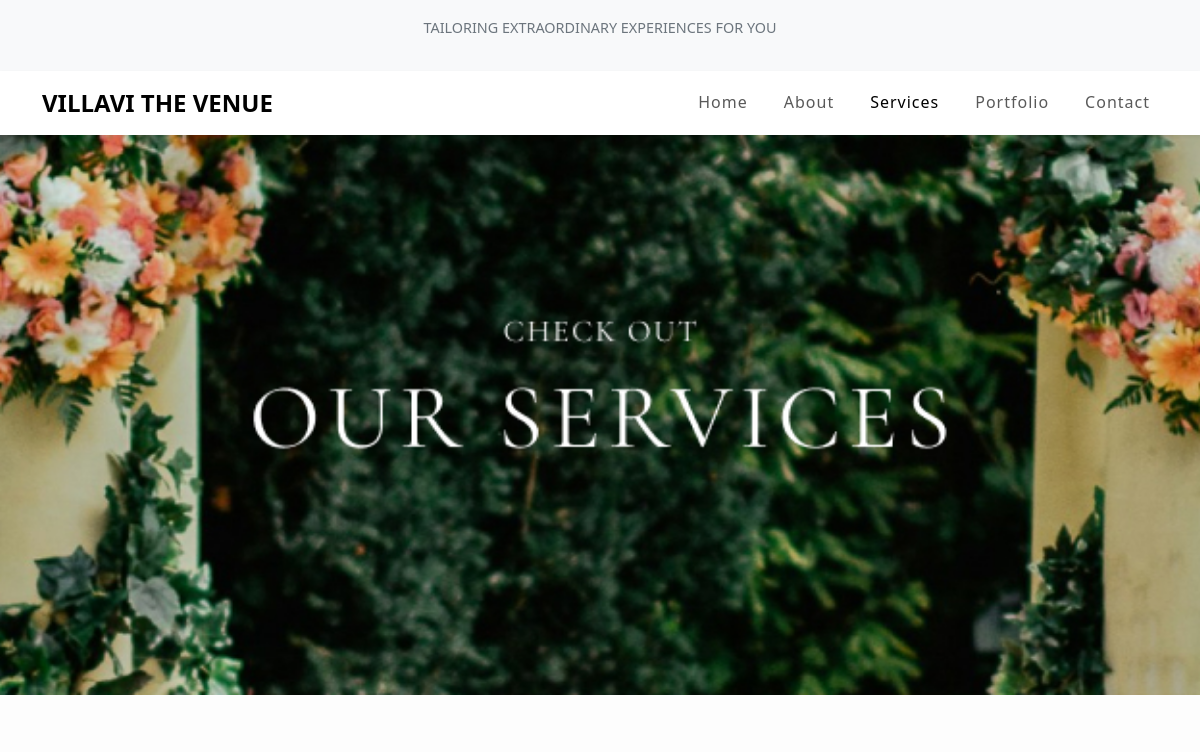
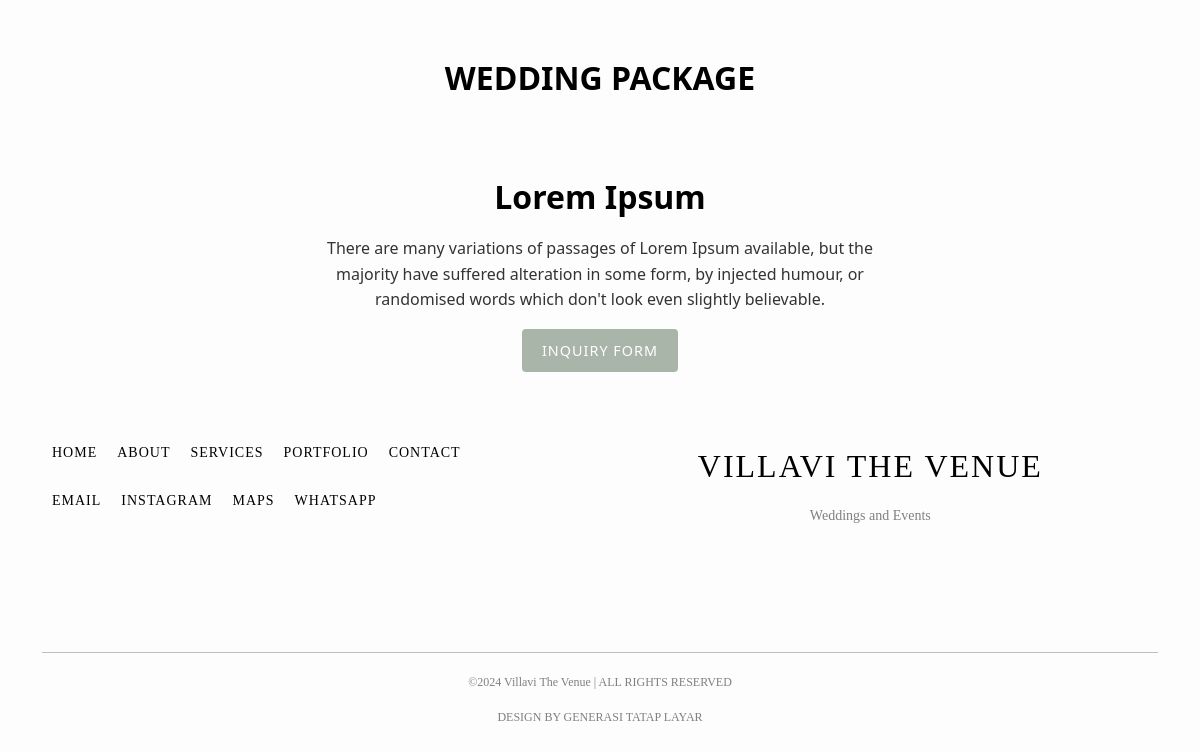
/sevices.php, run on an earlier commit of the app's database (2 pictures, top to bottom).
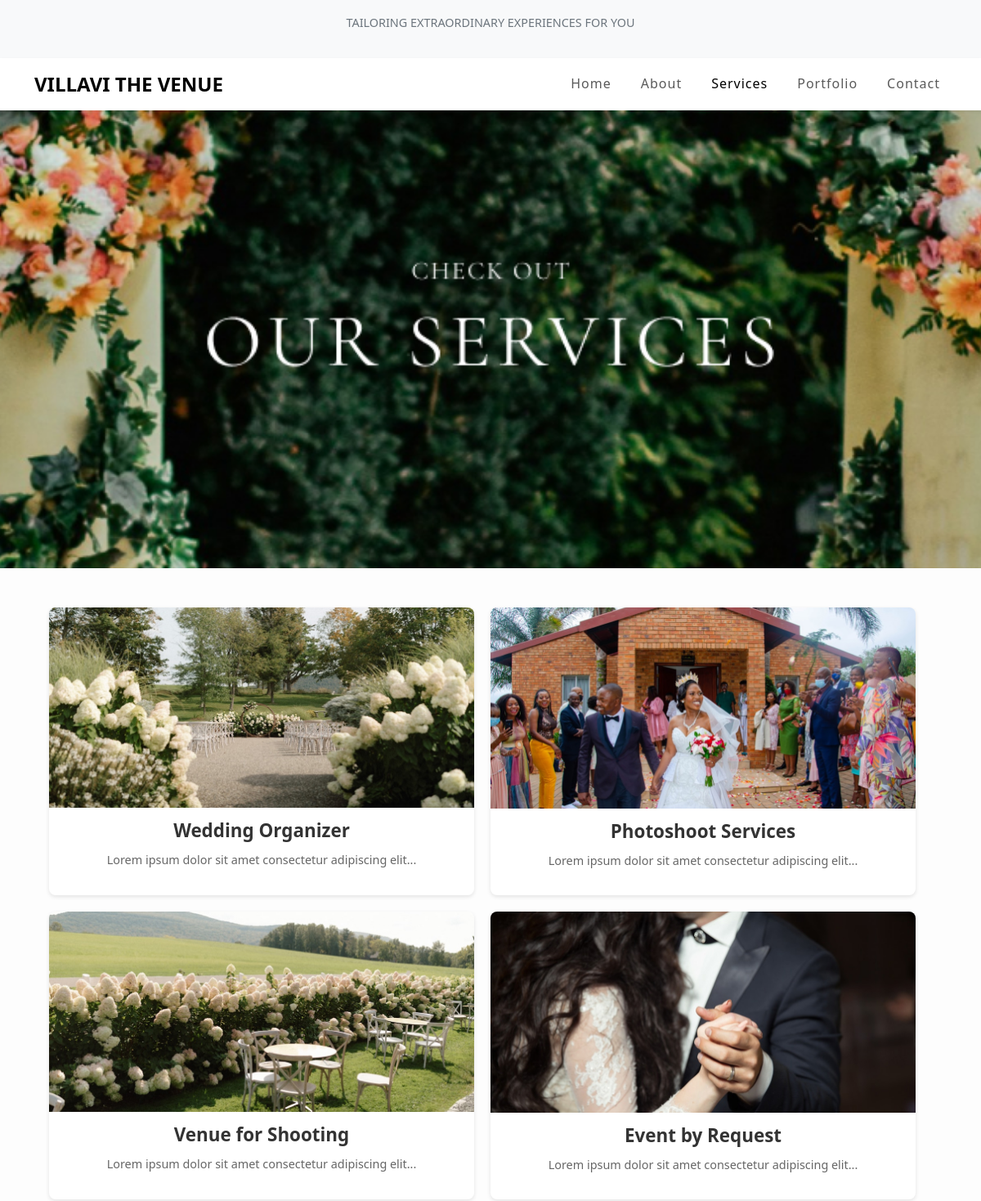
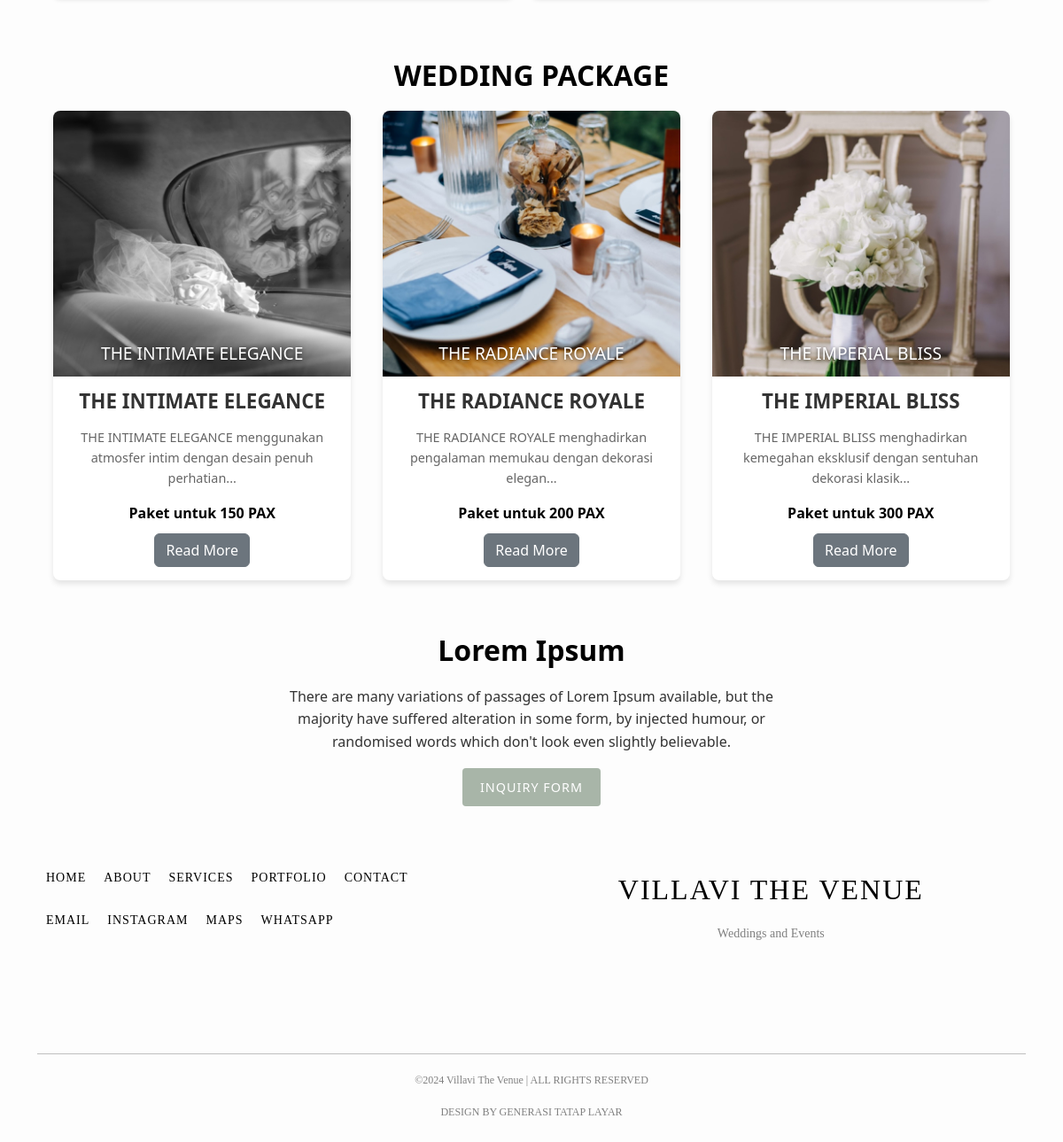
And on a later commit of the database (2 pictures, top to bottom).
### tables this page shows
CREATE TABLE `services` (
  `id` int(11) NOT NULL,
  `title` varchar(50) NOT NULL,
  `deskripsi` text NOT NULL,
  `gambar` varchar(255) NOT NULL
);

CREATE TABLE `wedding_packages` (
  `id` int(11) NOT NULL,
  `title_pk` varchar(50) NOT NULL,
  `deskripsi_pk` text NOT NULL,
  `pax` varchar(50) NOT NULL,
  `gambar_pk` varchar(255) NOT NULL,
  `overlay_text` varchar(255) NOT NULL,
  `gambar_paket` varchar(255) NOT NULL
);

### sevices.php (the view, shortened to what this page needs)
<?php
$conn = mysqli_connect('localhost', 'root', '', 'p3l');
$query = "SELECT * FROM services";
$result = mysqli_query($conn, $query);
function tampilPackages($conn)
{
    $query = "SELECT * FROM wedding_packages";
    $result = mysqli_query($conn, $query);
    return $result;
}
$dataResult = tampilPackages($conn);
?>
<!DOCTYPE html>
<html lang="en">
<head>
    <link href="https://cdn.jsdelivr.net/npm/bootstrap@5.3.0/dist/css/bootstrap.min.css" rel="stylesheet">
    <link rel="stylesheet" href="style.css">
</head>
<body>
    <header class="text-center py-3 bg-light">
        <p class="text-uppercase small">Tailoring extraordinary experiences for you</p>
    </header>
    <nav class="navbar navbar-expand-lg navbar-light bg-white shadow-sm">
        <div class="container">
            <a class="navbar-brand" href="#">VILLAVI THE VENUE</a>
            <div class="collapse navbar-collapse" id="navbarNav">
                <ul class="navbar-nav ms-auto">
                    <li class="nav-item"><a class="nav-link" href="home.html">Home</a></li>
                    <li class="nav-item"><a class="nav-link" href="about.html">About</a></li>
                    <li class="nav-item"><a class="nav-link active" href="services.php">Services</a></li>
                    <li class="nav-item"><a class="nav-link" href="portofolio.html">Portfolio</a></li>
                    <li class="nav-item"><a class="nav-link" href="contact.html">Contact</a></li>
                </ul>
            </div>
        </div>
    </nav>
    <section
        class="hero-section text-center text-white"
        style="
        background-image: url('Content\ 2\ -\ Opening.jpg');
        height: 70vh;
        background-size: cover;
        background-position: center;
      ">
    </section>
    <div class="container2 my-5">
        <?php while ($row = mysqli_fetch_assoc($result)) { ?>
            <div class="section">
                <div class="image">
                    <img src="<?php echo htmlspecialchars($row['gambar']); ?>" alt="<?php echo htmlspecialchars($row['title']); ?>">
                </div>
                <div class="content">
                    <h2><?php echo htmlspecialchars($row['title']); ?></h2>
                    <p><?php echo nl2br(htmlspecialchars($row['deskripsi'])); ?></p>
                </div>
            </div>
        <?php } ?>
    </div>
    <div class="container3">
        <h1>WEDDING PACKAGE</h1>
        <div class="packages">
            <?php while ($row = mysqli_fetch_assoc($dataResult)) { ?>
                <div class="package">
                    <div class="image">
                        <img src="<?php echo $row['gambar_pk']; ?>" alt="<?php echo $row['title_pk']; ?>" />
                        <div class="overlay"><?php echo strtoupper($row['title_pk']); ?></div>
                    </div>
                    <h2><?php echo $row['title_pk']; ?></h2>
                    <p><?php echo $row['deskripsi_pk']; ?></p>
                    <p class="price">Paket untuk <strong><?php echo $row['pax']; ?> PAX</strong></p>
                    <button class="btn btn btn-secondary gray-button read-more-btn"
                        data-bs-toggle="modal"
                        data-bs-target="#readMoreModal"
                        data-title="<?php echo htmlspecialchars($row['title_pk']); ?>"
                        data-description="<?php echo htmlspecialchars($row['deskripsi_pk']); ?>"
                        data-image="<?php echo htmlspecialchars($row['gambar_paket']); ?>">Read More</button>
                </div>
            <?php } ?>
        </div>
    </div>
    <div class="center-container">
        <h1>Lorem Ipsum</h1>
        <p>
            There are many variations of passages of Lorem Ipsum available, but the
            majority have suffered alteration in some form, by injected humour, or
            randomised words which don't look even slightly believable.
        </p>
        <button class="inquiry-button">INQUIRY FORM</button>
    </div>
    <footer>
        <nav>
            <ul class="navigation">
                <li><a href="home.html">HOME</a></li>
                <li><a href="about.html">ABOUT</a></li>
                <li><a href="services.html">SERVICES</a></li>
                <li><a href="portofolio.html">PORTFOLIO</a></li>
                <li><a href="contact.html">CONTACT</a></li>
            </ul>
            <ul class="social-links">
                <li><a href="#">EMAIL</a></li>
                <li><a href="#">INSTAGRAM</a></li>
                <li><a href="#">MAPS</a></li>
                <li><a href="#">WHATSAPP</a></li>
            </ul>
        </nav>
        <div class="title">
            <h1>VILLAVI THE VENUE</h1>
            <p>Weddings and Events</p>
        </div>
    </footer>
    <footer class="mt-5">
        <div class="container">
            <div class="row">
                <div class="col-12">
                    <div class="long-hr-container">
                        <hr class="long-hr" />
                    </div>
                    <p>&copy;2024 Villavi The Venue | ALL RIGHTS RESERVED</p>
                    <p>DESIGN BY GENERASI TATAP LAYAR</p>
                </div>
            </div>
        </div>
    </footer>
</body>
</html>

### style.css (style rules this page uses)
.hero-section { display: flex; align-items: center; justify-content: center; text-align: center; color: #fff; padding: 2rem; }
.navbar-brand { font-weight: bold; font-size: 1.5rem; }
.nav-link { font-size: 1rem; }
footer { font-size: 0.9rem; }
h1, h2 { font-weight: bold; }
.text-center p { font-size: 0.9rem; color: #6c757d; }
.text-white { color: white; }
.container2 { width: 90%; margin: 0 auto; display: flex; flex-wrap: wrap; gap: 20px; }
.section { display: flex; flex-basis: calc(50% - 20px); flex-direction: column; background-color: #fff; box-shadow: 0 2px 5px rgba(0, 0, 0, 0.1); overflow: hidden; border-radius: 8px; }
.section .image img { width: 100%; height: auto; display: block; }
.section .content { padding: 15px; text-align: center; }
.section h2 { font-size: 1.4em; margin-bottom: 10px; color: #333; }
.section p { font-size: 0.9em; color: #666; }
body { background-color: #fdfdfd; color: #333; line-height: 1.6; }
h1 { text-align: center; margin: 20px 0; font-size: 2rem; color: #000; }
.container3 { width: 90%; margin: 0 auto; display: flex; flex-direction: column; }
.packages { display: flex; flex-wrap: wrap; justify-content: space-between; gap: 20px; margin-bottom: 20px; }
.package { background-color: #fff; box-shadow: 0 4px 6px rgba(0, 0, 0, 0.1); border-radius: 8px; overflow: hidden; text-align: center; flex: 1 1 calc(33% - 20px); max-width: calc(33% - 20px); }
.package .image { position: relative; }
.package .image img { width: 100%; display: block; height: 300px; object-fit: cover; }
.package .overlay { position: absolute; bottom: 10px; left: 0; right: 0; color: #fff; font-size: 1.2rem; text-transform: uppercase; text-shadow: 0 1px 4px rgba(0, 0, 0, 0.7); }
.package h2 { font-size: 1.4rem; margin: 15px 0; }
.package p { font-size: 0.9rem; color: #666; padding: 0 15px; }
.package .price { font-size: 1rem; font-weight: bold; margin: 10px 0; color: #000; }
button { background-color: #c0d6c0; border: none; padding: 10px 20px; margin-bottom: 15px; cursor: pointer; border-radius: 4px; font-size: 0.9rem; transition: background-color 0.3s; }
.center-container { max-width: 600px; text-align: center; margin: 0 auto; padding: 20px; }
.inquiry-button { background-color: #a8b5a8; color: #fff; border: none; padding: 10px 20px; text-transform: uppercase; font-size: 0.9rem; letter-spacing: 1px; cursor: pointer; border-radius: 4px; transition: background-color 0.3s ease; }
a { color: #a2b09f; text-decoration: none; }
footer { display: flex; justify-content: space-between; align-items: center; padding: 20px; max-width: 1200px; margin: 0 auto; gap: 100px; }
nav { display: flex; flex-direction: column; gap: 10px; text-align: left; }
nav ul { list-style: none; display: flex; gap: 20px; }
nav ul li a { text-decoration: none; color: #000; font-size: 14px; letter-spacing: 1px; transition: color 0.3s ease; }
.title { text-align: center; margin: 0 auto; }
.title h1 { font-size: 32px; font-weight: normal; letter-spacing: 2px; }
.title p { font-size: 14px; color: gray; margin-top: 5px; }
footer { font-family: "Times New Roman", serif; color: gray; text-align: center; font-size: 12px; }
.long-hr-container { display: flex; justify-content: center; }
.long-hr { border: none; border-top: 1px solid black; width: 100%; margin: 20px 0; }

What changed in the data, as far as the page shows it:
added services: gambar (picture), title "Wedding Organizer", deskripsi "Lorem ipsum dolor sit amet consectetur adipiscing elit..."
added services: gambar (picture), title "Photoshoot Services", deskripsi "Lorem ipsum dolor sit amet consectetur adipiscing elit..."
added services: gambar (picture), title "Venue for Shooting", deskripsi "Lorem ipsum dolor sit amet consectetur adipiscing elit..."
added services: gambar (picture), title "Event by Request", deskripsi "Lorem ipsum dolor sit amet consectetur adipiscing elit..."
added wedding_packages: gambar_pk (picture), title_pk "THE INTIMATE ELEGANCE", deskripsi_pk "THE INTIMATE ELEGANCE menggunakan atmosfer intim dengan desain penuh perhatian...", pax "150"
added wedding_packages: gambar_pk (picture), title_pk "THE RADIANCE ROYALE", deskripsi_pk "THE RADIANCE ROYALE menghadirkan pengalaman memukau dengan dekorasi elegan...", pax "200"
added wedding_packages: gambar_pk (picture), title_pk "THE IMPERIAL BLISS", deskripsi_pk "THE IMPERIAL BLISS menghadirkan kemegahan eksklusif dengan sentuhan dekorasi klasik...", pax "300"
